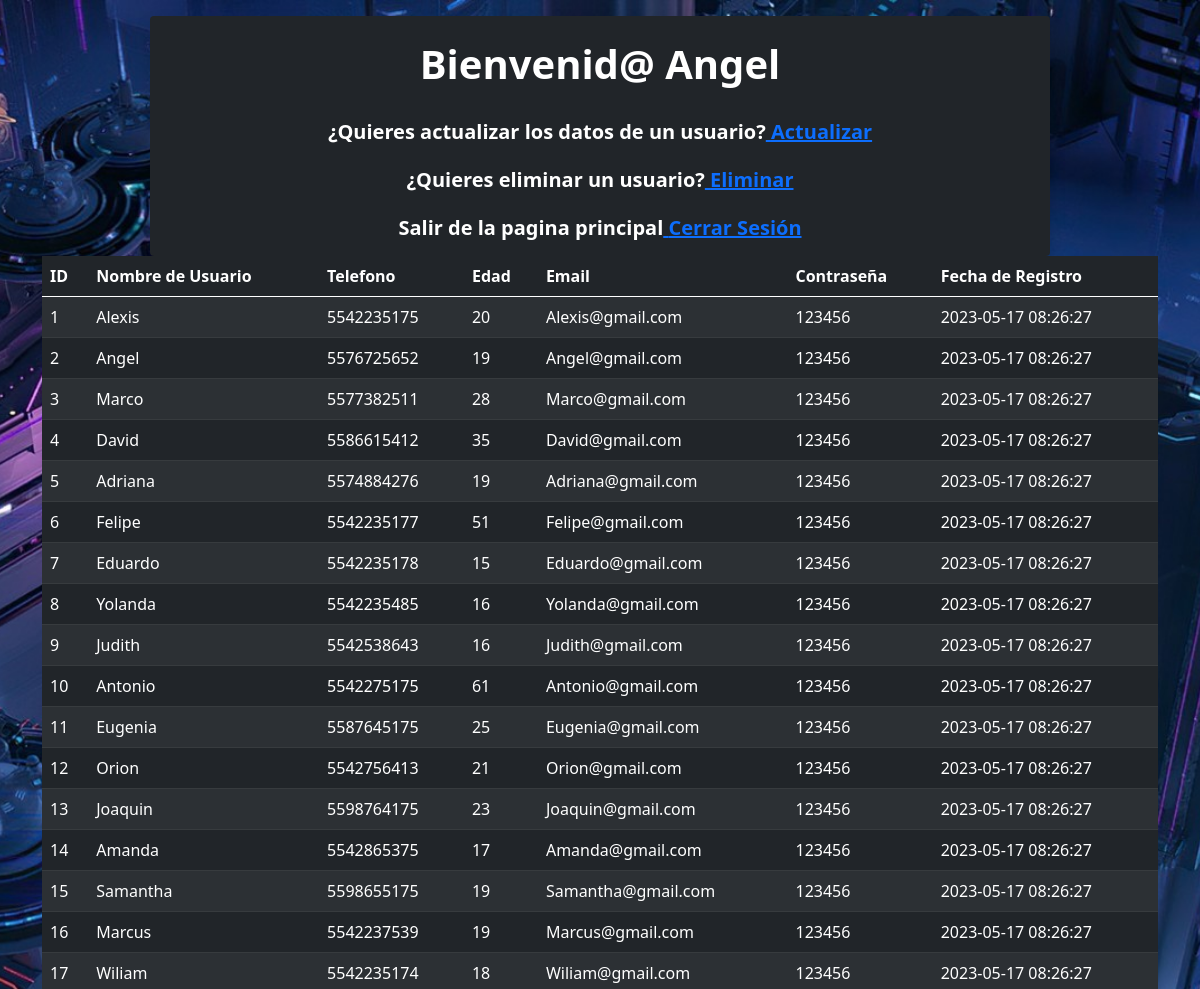
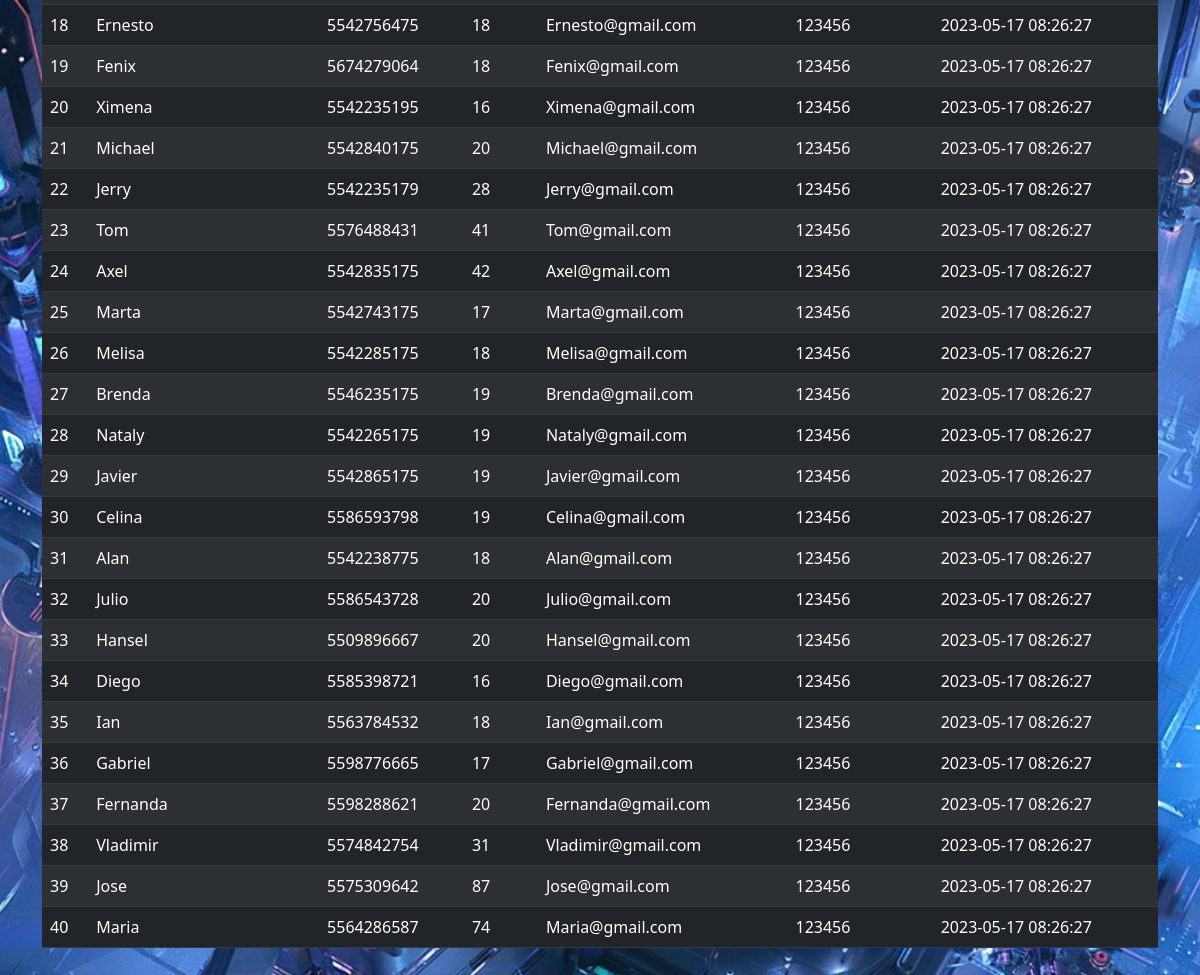
/Principal.php (signed in), run on the app's committed database (2 pictures, top to bottom).
### tables this page shows
CREATE TABLE `usuarios` (
  `id` int(11) NOT NULL AUTO_INCREMENT,
  `nombre_usuario` text NOT NULL,
  `email` text NOT NULL,
  `telefono` varchar(10) NOT NULL,
  `edad` varchar(2) NOT NULL,
  `password` varchar(20) NOT NULL,
  `fecha_registro` datetime NOT NULL DEFAULT CURRENT_TIMESTAMP,
  PRIMARY KEY (`id`)
);

### listado.php (the view, shortened to what this page needs)
<!DOCTYPE html>
<html lang="en">
<head>
    <link href="https://cdn.jsdelivr.net/npm/bootstrap@5.0.2/dist/css/bootstrap.min.css" rel="stylesheet">
    <link rel="stylesheet" href="styleDos.css">
</head>
<body class="futurista">
    <?php
        $consulta_sql="SELECT * FROM usuarios";
        $resultado=$conexion->query($consulta_sql);
        $count=mysqli_num_rows($resultado);
    ?>
        <div class="container">
            <div class="row">
                <div class="col">
                    <table class="table table-striped table-dark">
                        <thead>
                            <tr>
                                <th>ID</th>
                                <th>Nombre de Usuario</th>
                                <th>Telefono</th>
                                <th>Edad</th>
                                <th>Email</th>
                                <th>Contraseña</th>
                                <th>Fecha de Registro</th>
                            </tr>
                        </thead>
                        <?php
                            if ($count>0){
                             while($row=mysqli_fetch_assoc($resultado) ){
                                echo "<tr>";
                                echo "<td>".$row['id']."</td>";
                                echo "<td>".$row['nombre_usuario']."</td>";
                                echo "<td>".$row['telefono']."</td>";
                                echo "<td>".$row['edad']."</td>";
                                echo "<td>".$row['email']."</td>";
                                echo "<td>".$row['password']."</td>";
                                echo "<td>".$row['fecha_registro']."</td>";
                                echo "</tr>";
                                }
                            }else{
                                echo "<h1>Sin registros</h1>";
                            }
                        ?>
                </table>
                </div>
            </div>
        </div>
</body>
</html>

### Principal.php (shortened to what this page needs)
<!DOCTYPE html>
<html lang="en">
<head>
    <link href="https://cdn.jsdelivr.net/npm/bootstrap@5.0.2/dist/css/bootstrap.min.css" rel="stylesheet">
</head>
<body >
<?php
include "./logica/conexion.php";
$nombre_usuario= $_SESSION['usermane'];
if(!isset($nombre_usuario)){
    header("location: index.php");
}else{
    $consulta_sql= "SELECT * FROM usuarios WHERE nombre_usuario='" .$nombre_usuario. "'";
    $resultado=$conexion->query($consulta_sql);
    $row=mysqli_fetch_assoc($resultado);
?>
    <div class="container w-75 bg-dark mt-3 rounded shadow">
        <div class="row">
            <h1 style="color: white;" class="fw-bold text-center pt-4 mb-3"> Bienvenid@ <?php echo $row['nombre_usuario']; ?></h1>
            <h5 style="color: white;" class="fw-bold text-center pt-3 mb-3">¿Quieres actualizar los datos de un usuario?<a href="./actualizarUsuario/actualizar.php"> Actualizar</a></h5>
            <h5 style="color: white;" class="fw-bold text-center pt-2 mb-3">¿Quieres eliminar un usuario?<a href="./eliminarUsuario/eliminar.html"> Eliminar</a></h5>
            <h5 style="color: white;" class="fw-bold text-center pt-2 mb-3">Salir de la pagina principal<a href='logica/salir.php'> Cerrar Sesión</a></h5>
        </div>
    </div>
<?php
    include "./listado.php";
}
?>
</body>
</html>

### styleDos.css (style rules this page uses)
.futurista { background-image: url(imagenes/futurista.jpg); height: 300vh; background-position: center; background-repeat: no-repeat; background-size: cover; }

### data on the page
usuarios: nombre_usuario "Angel", id "2", telefono "5576725652", edad "19", email "Angel@gmail.com", password "123456", fecha_registro "2023-05-17 08:26:27"
usuarios: id "1", nombre_usuario "Alexis", telefono "5542235175", edad "20", email "Alexis@gmail.com", password "123456", fecha_registro "2023-05-17 08:26:27"
usuarios: id "3", nombre_usuario "Marco", telefono "5577382511", edad "28", email "Marco@gmail.com", password "123456", fecha_registro "2023-05-17 08:26:27"
usuarios: id "4", nombre_usuario "David", telefono "5586615412", edad "35", email "David@gmail.com", password "123456", fecha_registro "2023-05-17 08:26:27"
usuarios: id "5", nombre_usuario "Adriana", telefono "5574884276", edad "19", email "Adriana@gmail.com", password "123456", fecha_registro "2023-05-17 08:26:27"
usuarios: id "6", nombre_usuario "Felipe", telefono "5542235177", edad "51", email "Felipe@gmail.com", password "123456", fecha_registro "2023-05-17 08:26:27"
usuarios: id "7", nombre_usuario "Eduardo", telefono "5542235178", edad "15", email "Eduardo@gmail.com", password "123456", fecha_registro "2023-05-17 08:26:27"
usuarios: id "8", nombre_usuario "Yolanda", telefono "5542235485", edad "16", email "Yolanda@gmail.com", password "123456", fecha_registro "2023-05-17 08:26:27"
usuarios: id "9", nombre_usuario "Judith", telefono "5542538643", edad "16", email "Judith@gmail.com", password "123456", fecha_registro "2023-05-17 08:26:27"
usuarios: id "10", nombre_usuario "Antonio", telefono "5542275175", edad "61", email "Antonio@gmail.com", password "123456", fecha_registro "2023-05-17 08:26:27"
usuarios: id "11", nombre_usuario "Eugenia", telefono "5587645175", edad "25", email "Eugenia@gmail.com", password "123456", fecha_registro "2023-05-17 08:26:27"
usuarios: id "12", nombre_usuario "Orion", telefono "5542756413", edad "21", email "Orion@gmail.com", password "123456", fecha_registro "2023-05-17 08:26:27"
usuarios: id "13", nombre_usuario "Joaquin", telefono "5598764175", edad "23", email "Joaquin@gmail.com", password "123456", fecha_registro "2023-05-17 08:26:27"
usuarios: id "14", nombre_usuario "Amanda", telefono "5542865375", edad "17", email "Amanda@gmail.com", password "123456", fecha_registro "2023-05-17 08:26:27"
usuarios: id "15", nombre_usuario "Samantha", telefono "5598655175", edad "19", email "Samantha@gmail.com", password "123456", fecha_registro "2023-05-17 08:26:27"
usuarios: id "16", nombre_usuario "Marcus", telefono "5542237539", edad "19", email "Marcus@gmail.com", password "123456", fecha_registro "2023-05-17 08:26:27"
usuarios: id "17", nombre_usuario "Wiliam", telefono "5542235174", edad "18", email "Wiliam@gmail.com", password "123456", fecha_registro "2023-05-17 08:26:27"
usuarios: id "18", nombre_usuario "Ernesto", telefono "5542756475", edad "18", email "Ernesto@gmail.com", password "123456", fecha_registro "2023-05-17 08:26:27"
usuarios: id "19", nombre_usuario "Fenix", telefono "5674279064", edad "18", email "Fenix@gmail.com", password "123456", fecha_registro "2023-05-17 08:26:27"
usuarios: id "20", nombre_usuario "Ximena", telefono "5542235195", edad "16", email "Ximena@gmail.com", password "123456", fecha_registro "2023-05-17 08:26:27"
usuarios: id "21", nombre_usuario "Michael", telefono "5542840175", edad "20", email "Michael@gmail.com", password "123456", fecha_registro "2023-05-17 08:26:27"
usuarios: id "22", nombre_usuario "Jerry", telefono "5542235179", edad "28", email "Jerry@gmail.com", password "123456", fecha_registro "2023-05-17 08:26:27"
usuarios: id "23", nombre_usuario "Tom", telefono "5576488431", edad "41", email "Tom@gmail.com", password "123456", fecha_registro "2023-05-17 08:26:27"
usuarios: id "24", nombre_usuario "Axel", telefono "5542835175", edad "42", email "Axel@gmail.com", password "123456", fecha_registro "2023-05-17 08:26:27"
usuarios: id "25", nombre_usuario "Marta", telefono "5542743175", edad "17", email "Marta@gmail.com", password "123456", fecha_registro "2023-05-17 08:26:27"
usuarios: id "26", nombre_usuario "Melisa", telefono "5542285175", edad "18", email "Melisa@gmail.com", password "123456", fecha_registro "2023-05-17 08:26:27"
usuarios: id "27", nombre_usuario "Brenda", telefono "5546235175", edad "19", email "Brenda@gmail.com", password "123456", fecha_registro "2023-05-17 08:26:27"
usuarios: id "28", nombre_usuario "Nataly", telefono "5542265175", edad "19", email "Nataly@gmail.com", password "123456", fecha_registro "2023-05-17 08:26:27"
usuarios: id "29", nombre_usuario "Javier", telefono "5542865175", edad "19", email "Javier@gmail.com", password "123456", fecha_registro "2023-05-17 08:26:27"
usuarios: id "30", nombre_usuario "Celina", telefono "5586593798", edad "19", email "Celina@gmail.com", password "123456", fecha_registro "2023-05-17 08:26:27"
usuarios: id "31", nombre_usuario "Alan", telefono "5542238775", edad "18", email "Alan@gmail.com", password "123456", fecha_registro "2023-05-17 08:26:27"
usuarios: id "32", nombre_usuario "Julio", telefono "5586543728", edad "20", email "Julio@gmail.com", password "123456", fecha_registro "2023-05-17 08:26:27"
usuarios: id "33", nombre_usuario "Hansel", telefono "5509896667", edad "20", email "Hansel@gmail.com", password "123456", fecha_registro "2023-05-17 08:26:27"
usuarios: id "34", nombre_usuario "Diego", telefono "5585398721", edad "16", email "Diego@gmail.com", password "123456", fecha_registro "2023-05-17 08:26:27"
usuarios: id "35", nombre_usuario "Ian", telefono "5563784532", edad "18", email "Ian@gmail.com", password "123456", fecha_registro "2023-05-17 08:26:27"
usuarios: id "36", nombre_usuario "Gabriel", telefono "5598776665", edad "17", email "Gabriel@gmail.com", password "123456", fecha_registro "2023-05-17 08:26:27"
usuarios: id "37", nombre_usuario "Fernanda", telefono "5598288621", edad "20", email "Fernanda@gmail.com", password "123456", fecha_registro "2023-05-17 08:26:27"
usuarios: id "38", nombre_usuario "Vladimir", telefono "5574842754", edad "31", email "Vladimir@gmail.com", password "123456", fecha_registro "2023-05-17 08:26:27"
usuarios: id "39", nombre_usuario "Jose", telefono "5575309642", edad "87", email "Jose@gmail.com", password "123456", fecha_registro "2023-05-17 08:26:27"
usuarios: id "40", nombre_usuario "Maria", telefono "5564286587", edad "74", email "Maria@gmail.com", password "123456", fecha_registro "2023-05-17 08:26:27"
